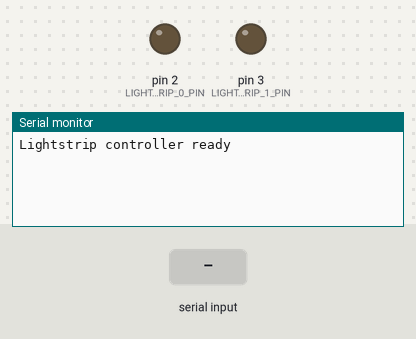
A sketch run on a simulated Arduino Mega 2560, built with avr-gcc and run on an emulated ATmega2560. On the bench: output pins drawn as LEDs (lit = HIGH), the last lines printed to the serial monitor. The inputs (shaded band) are chosen by the test bench.

Above: at 1.2 s.
1.3 s: "90 45\n" received over the second serial link
At 1.8 s:
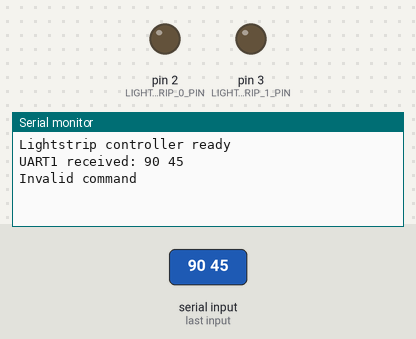
2.8 s: "0\n" received over the second serial link
At 4.0 s:
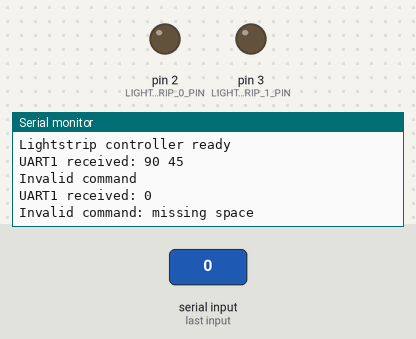
4.3 s: "1 90 45\n" received over the second serial link
At 5.3 s:
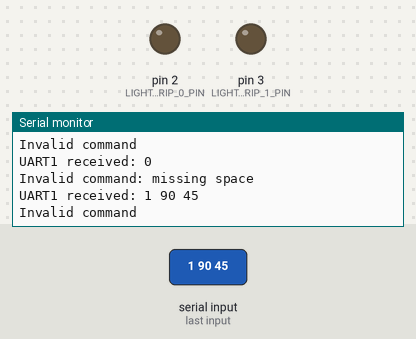

Measured:
- after the input at 1.3 s, the serial monitor: prints a new line at once (image 1)
- after the input at 2.8 s, the serial monitor: prints a new line at once (image 2)
- after the input at 4.3 s, the serial monitor: prints a new line at once (image 3)

The sketch:

lightstrip_control_backend.ino
```cpp
const int LIGHTSTRIP_0_PIN = 2;
const int LIGHTSTRIP_1_PIN = 3;

String inputBuffer;

void setup() {
  pinMode(LIGHTSTRIP_0_PIN, OUTPUT);
  pinMode(LIGHTSTRIP_1_PIN, OUTPUT);

  // USB serial
  Serial.begin(115200);

  // Hardware UART1
  // RX1 = D19
  // TX1 = D18
  Serial1.begin(115200);

  Serial.println("Lightstrip controller ready");
}

void loop() {

  while (Serial1.available()) {

    char c = Serial1.read();

    // Command complete
    if (c == '\n' || c == '\r') {

      if (inputBuffer.length() > 0) {

        Serial.print("UART1 received: ");
        Serial.println(inputBuffer);

        processCommand(inputBuffer);

        inputBuffer = "";
      }

    } else {

      inputBuffer += c;
    }
  }
}

void processCommand(String command) {

  command.trim();

  int separator = command.indexOf(' ');

  if (separator == -1) {
    Serial.println("Invalid command: missing space");
    return;
  }

  int lightstripNo =
    command.substring(0, separator).toInt();

  int state =
    command.substring(separator + 1).toInt();


  // Validate
  if (
    (lightstripNo != 0 && lightstripNo != 1) ||
    (state != 0 && state != 1)
  ) {

    Serial.println("Invalid command");
    return;
  }


  int pin;

  if (lightstripNo == 0) {
    pin = LIGHTSTRIP_0_PIN;
  } else {
    pin = LIGHTSTRIP_1_PIN;
  }


  digitalWrite(pin, state ? HIGH : LOW);


  Serial.print("Lightstrip ");
  Serial.print(lightstripNo);
  Serial.print(" -> ");
  Serial.println(state ? "ON" : "OFF");
}
```
